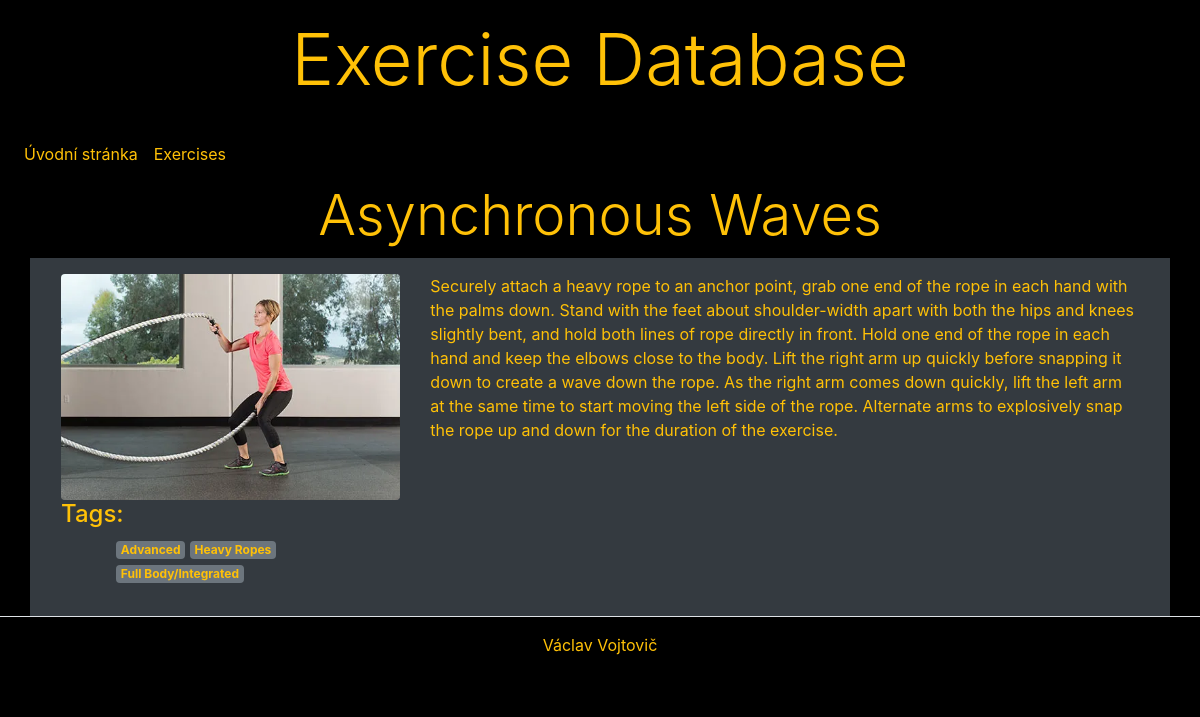
Screenshot of /database/exercises/6 with the database file from the repository.
### myapp/models.py (models this page shows, shortened)
class Exercise(models.Model):
    name = models.CharField(max_length=50, unique=True,verbose_name='Exercise',help_text='Exercise')
    poster = models.ImageField(
        upload_to='posters',
        blank=True,
        null=True,
        verbose_name='Plakát ',
        help_text='grafický soubor')
    difficulties = models.ManyToManyField(
        Difficulty,
        verbose_name='difficulties')
    equipments = models.ManyToManyField(Equipment)
    obsah = models.TextField(blank=True, verbose_name='obsah', help_text='obsah')
    body_parts = models.ManyToManyField(Body_part)
    class Meta:
        verbose_name = 'exercise'
        verbose_name_plural = 'exercises'
        ordering = ['name']

class Difficulty(models.Model):
    name = models.CharField(max_length=50, unique=True,verbose_name='Difficulty',help_text='Difficulty')
    class Meta:
        verbose_name = 'difficulty'
        verbose_name_plural = 'difficulty'
        ordering = ['name']

class Equipment(models.Model):
    equipment = models.CharField(max_length=50, unique=True,verbose_name='body part',help_text='body part')
    class Meta:
        verbose_name = 'equipment'
        verbose_name_plural = 'equipments'
        ordering = ['equipment']

class Body_part(models.Model):
    body_part = models.CharField(max_length=50, unique=True,verbose_name='body part',help_text='body part',default='Full body')
    class Meta:
        verbose_name = 'body_part'
        verbose_name_plural = 'body_parts'
        ordering = ['body_part']

### myapp/views.py (the view)
# urls.py: path('exercises/<int:pk>', views.ExerciseDetail.as_view(), name='exercise_detail'),
class ExerciseDetail(DetailView):
    model = Exercise
    context_object_name = 'exercise'
    template_name = 'detail.html'
    context = {
        'exercises': Exercise.objects.order_by('name'),
        'body_parts': Body_part.objects.order_by('body_part'),
        'difficulties': Difficulty.objects.all(),
        'equipments': Equipment.objects.all()
    }

### myapp/templates/detail.html (shortened to what this page needs)
{% extends 'base.html' %}
{% block content %}
    <h2 class="display-4 text-center text-warning">{{ exercise.name }}</h2>
    <div class="row bg-dark p-3 text-warning">
        <div class="col-lg-4">
            <img src="{{ exercise.poster.url }}"
                 class="img-fluid rounded"
                 alt="{{ exercise.name }}">
            <h4 class="text-warning">Tags:</h4>
            <ul>
<div class="col-lg-8">
            {% for difficulty in exercise.difficulties.all %}
                    <span class="badge badge-secondary text-warning">{{ difficulty.name }}</span>
                {% endfor %}
                {% for equipment in exercise.equipments.all %}
                    <span class="badge badge-secondary text-warning">{{ equipment.equipment }}</span>
                {% endfor %}
                {% for body_part in exercise.body_parts.all %}
                    <span class="badge badge-secondary text-warning">{{ body_part.body_part }}</span>
                {% endfor %}
        </div>
            </ul>
        </div>
    <div class="col-lg-8">
            <div>{{ exercise.obsah }}</div>
        </div>
    </div>
{% endblock %}

### rows the page displays
Exercise: name "Asynchronous Waves", poster (picture), obsah "Securely attach a heavy rope to an anchor point, grab one end of the rope in each hand with the palms down. Stand with the feet about shoulder-width apart with both the hips and knees slightly bent, and hold both lines of rope directly in front. Hold one end of the rope in each hand and keep the elbows close to the body. Lift the right arm up quickly before snapping it down to create a wave down the rope. As the right arm comes down quickly, lift the left arm at the same time to start moving the left side of the rope. Alternate arms to explosively snap the rope up and down for the duration of the exercise."
Difficulty: name "Advanced"
Equipment: equipment "Heavy Ropes"
Body_part: body_part "Full Body/Integrated"
